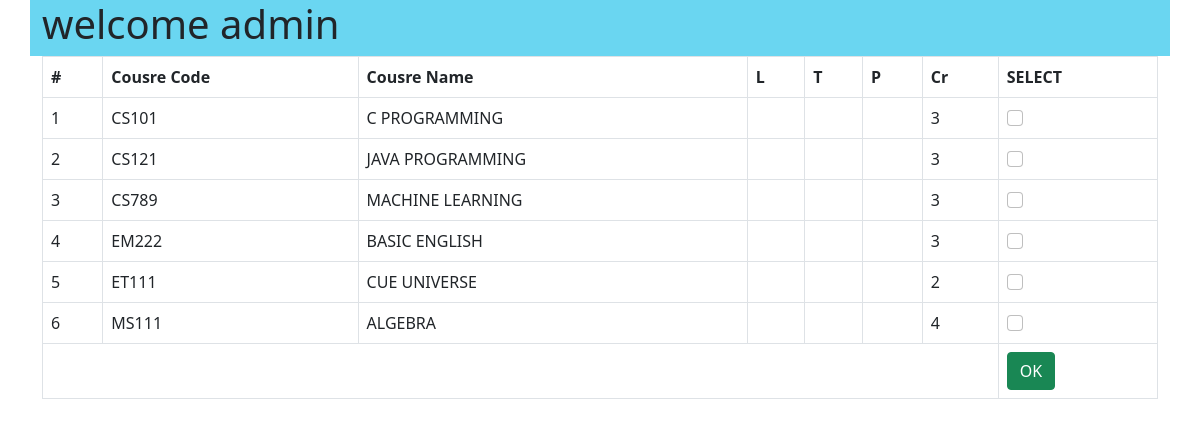
Page /selectcourses.php (signed in) on the committed database.
### tables this page shows
CREATE TABLE `course_details` (
  `course_code` varchar(50) NOT NULL,
  `course_name` varchar(50) NOT NULL,
  `l` int(11) DEFAULT NULL,
  `t` int(11) DEFAULT NULL,
  `p` int(11) DEFAULT NULL,
  `cr` int(11) DEFAULT NULL
);

### selectcourses.php (the view, shortened to what this page needs)
<?php
$un=$_SESSION['name'];
$servername = "localhost";
$username = "root";
$password = "";
$conn='';
try {
  $conn = new PDO("mysql:host=$servername;dbname=mca2nd", $username, $password);
  $conn->setAttribute(PDO::ATTR_ERRMODE, PDO::ERRMODE_EXCEPTION);
} catch(PDOException $e) {
}
$q="select * from course_details";
$s= $conn->prepare($q);
$s-> execute();
$tab=$s->fetchAll(PDO::FETCH_ASSOC);
$r='<table class="table table-bordered ">
<thead>
  <tr>
    <th scope="col">#</th>
    <th scope="col">Cousre Code</th>
    <th scope="col">Cousre Name</th>
    <th scope="col">L</th>
    <th scope="col">T</th>
    <th scope="col">P</th>
    <th scope="col">Cr</th>
    <th scope="col">SELECT</th>
  </tr>
</thead>
<tbody>';
for($i=0;$i<count($tab);$i++)
{
    $check='';
    $slno=$i+1;
    $code=$tab[$i]['course_code'];
    $cname=$tab[$i]['course_name'];
    $l=$tab[$i]['l'];
    $t=$tab[$i]['t'];
    $p=$tab[$i]['p'];
    $cr=$tab[$i]['cr'];
    $r=$r. '<tr>
    <td scope="col">'.$slno.'</td>
    <td scope="col">'.$code.'</td>
    <td scope="col">'.$cname.'</td>
    <td scope="col">'.$l.'</td>
    <td scope="col">'.$t.'</td>
    <td scope="col">'.$p.'</td>
    <td scope="col">'.$cr.'</td>
    <td scope="col"><input class="form-check-input" type="checkbox" name="course[]" value="'.$code.'" '.$check.' </td>
  </tr>';
}
$r=$r.'<tr>
<td colspan="7"></td>
<td colspan="8"><input class="btn btn-success" type="submit" name="okbutton"  value="OK"></td>
</tr>';
$r=$r.  '</tbody>
    </table>';
?>
<!doctype html>
<html lang="en">
<head>
  <link href="https://cdn.jsdelivr.net/npm/bootstrap@5.0.1/dist/css/bootstrap.min.css" rel="stylesheet"
>
  <link href="ourcss1.css" rel="stylesheet">
</head>
<body>
<div class="container">
    <div class="row">
        <div class="col makedark displaycentre">
            <h1><?php echo('welcome '.$un)?></h1>
        </div>
    </div>
    <div class="row">
      <div class="col">
      <form action="selectcourses.php" method="POST">
<?php echo $r?>
</form>
      </div>
    </div>
</div>
</body>
</html>

### ourcss1.css (style rules this page uses)
.makedark { background: rgb(106, 214, 241); }
.displaycentre { display: flex; margin: auto; }

### rows in the picture
course_details: course_code "CS101", course_name "C PROGRAMMING", cr "3"
course_details: course_code "CS121", course_name "JAVA PROGRAMMING", cr "3"
course_details: course_code "CS789", course_name "MACHINE LEARNING", cr "3"
course_details: course_code "EM222", course_name "BASIC ENGLISH", cr "3"
course_details: course_code "ET111", course_name "CUE UNIVERSE", cr "2"
course_details: course_code "MS111", course_name "ALGEBRA", cr "4"

### other values in the picture
$slno "1 2 3 4 5 6"
